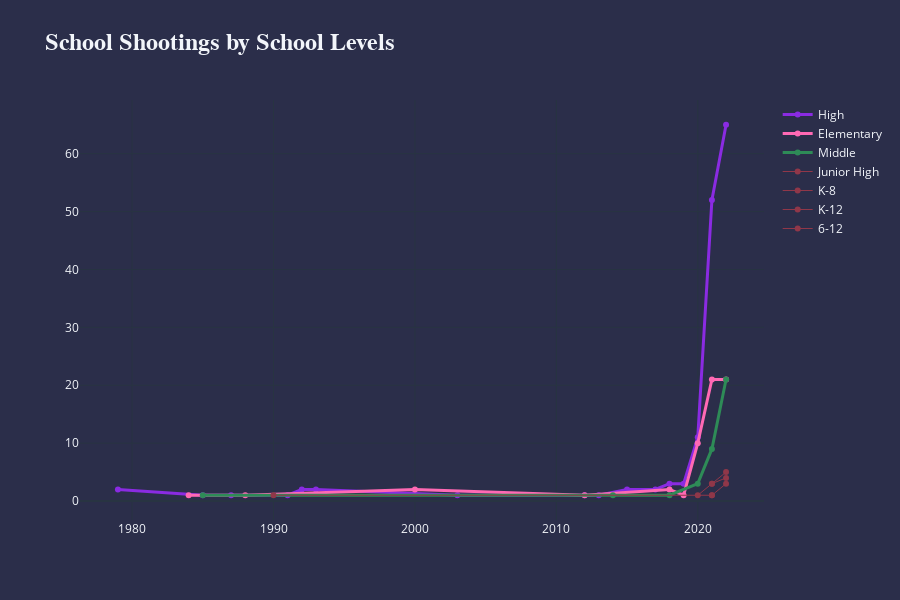

Notebook source saved alongside this figure:
### Code cell
_ = [ dfi[dfi.school_level == l].groupby('year')['incident_id'].count().reset_index() for l in lvls]

x = 0
fig = go.Figure()

color = ['#8A2BE2', '#FF69B4', '#2E8B57', '#808000', '#E9A6A6', '#864879']

for l in lvls:
    if (x == 0) | (x == 1) | (x == 2):
        fig.add_trace(go.Scatter(x = _[x]['year'],
                                 y = _[x]['incident_id'],
                                 line = dict(color = color[x],
                                             width = 3,
                                             dash = 'solid'),
                                 name = l,
                                ))
        
    else:
         fig.add_trace(go.Scatter(x = _[x]['year'],
                                 y = _[x]['incident_id'],
                                 line = dict(color = '#903749',
                                             width = 1,
                                             dash = 'solid'),
                                 name = l))
            
    x += 1

    
title = format_title('School Shootings by School Levels')

fig.update_layout(title=title,
                  titlefont={'size': 24,
                             'family': 'Proxima Nova',
                            },
                  template='plotly_dark',
                  paper_bgcolor='#2B2E4A',
                  plot_bgcolor='#2B2E4A',
                  height = 600
                 )

fig.show()

### Figure 1 — Plotly figure (JSON) as saved in the notebook; plotly's stock layout.template omitted (floating-point values rounded to 4 significant figures)
{"data": [{"line": {"color": "#8A2BE2", "dash": "solid", "width": 3}, "name": "High", "type": "scatter", "x": [1979, 1985, 1987, 1991, 1992, 1993, 2003, 2012, 2013, 2015, 2017, 2018, 2019, 2020, 2021, 2022], "y": [2, 1, 1, 1, 2, 2, 1, 1, 1, 2, 2, 3, 3, 11, 52, 65]}, {"line": {"color": "#FF69B4", "dash": "solid", "width": 3}, "name": "Elementary", "type": "scatter", "x": [1984, 1988, 2000, 2012, 2018, 2019, 2020, 2021, 2022], "y": [1, 1, 2, 1, 2, 1, 10, 21, 21]}, {"line": {"color": "#2E8B57", "dash": "solid", "width": 3}, "name": "Middle", "type": "scatter", "x": [1985, 2014, 2018, 2020, 2021, 2022], "y": [1, 1, 1, 3, 9, 21]}, {"line": {"color": "#903749", "dash": "solid", "width": 1}, "name": "Junior High", "type": "scatter", "x": [2021], "y": [1]}, {"line": {"color": "#903749", "dash": "solid", "width": 1}, "name": "K-8", "type": "scatter", "x": [2021, 2022], "y": [3, 5]}, {"line": {"color": "#903749", "dash": "solid", "width": 1}, "name": "K-12", "type": "scatter", "x": [2020, 2021, 2022], "y": [1, 3, 4]}, {"line": {"color": "#903749", "dash": "solid", "width": 1}, "name": "6-12", "type": "scatter", "x": [1990, 2021, 2022], "y": [1, 1, 3]}], "layout": {"height": 600, "paper_bgcolor": "#2B2E4A", "plot_bgcolor": "#2B2E4A", "title": {"font": {"family": "Proxima Nova", "size": 24}, "text": "<b>School Shootings by School Levels</b>"}}}
